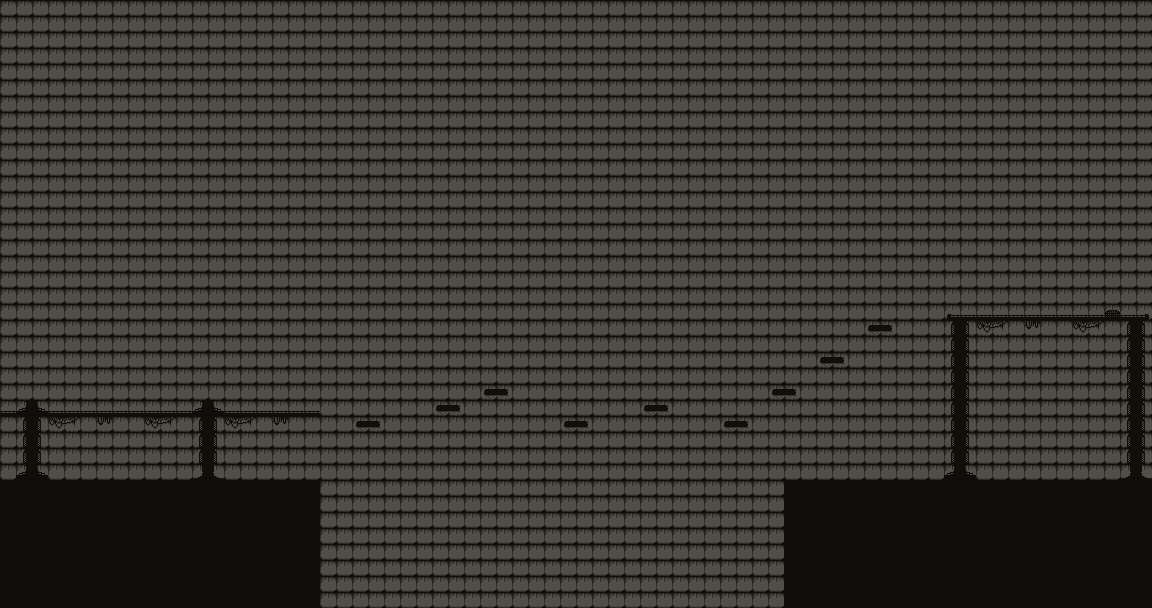

A 2D game scene composited from a Tiled map and its tileset images. What follows is a short description and the map's XML, with each tile layer's data collapsed to a summary:
An orthogonal 72x38 tile map with 16x16 px tiles, 3 tile layers (Capa de patrones 1, Capa de patrones 2, Capa de patrones 3), 4 tilesets.

<map version="1.10" tiledversion="1.10.2" orientation="orthogonal" renderorder="right-down" width="72" height="38" tilewidth="16" tileheight="16" infinite="0" nextlayerid="4" nextobjectid="1">
 <tileset firstgid="1" source="forest no back.tsx" />
 <tileset firstgid="92" source="interior fabrica.tsx" />
 <tileset firstgid="169" source="Dungeon Tile Set.tsx" />
 <tileset firstgid="439" source="interior fabrica no back.tsx" />
 <layer id="1" name="Capa de patrones 1" width="72" height="38">
  <data>[2736 cells, 2736 non-empty, 2 distinct tile ids]</data>
 </layer>
 <layer id="2" name="Capa de patrones 2" width="72" height="38">
  <data>[2736 cells, 120 non-empty, 15 distinct tile ids]</data>
 </layer>
 <layer id="3" name="Capa de patrones 3" width="72" height="38">
  <data>[2736 cells, 1 non-empty, 1 distinct tile ids]</data>
 </layer>
</map>
